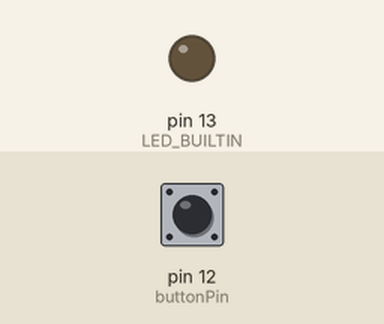
Simulated run of this sketch. Board: Arduino Uno, built with avr-gcc and run on an emulated ATmega328P. On the bench: output pins drawn as LEDs (lit = HIGH). Inputs (shaded band) come from the test bench; at power-on: pin 12 (buttonPin) HIGH.

Above: at 1.2 s.
1.3 s: pin 12 (buttonPin) pulled LOW for 0.15 s
At 1.37 s:
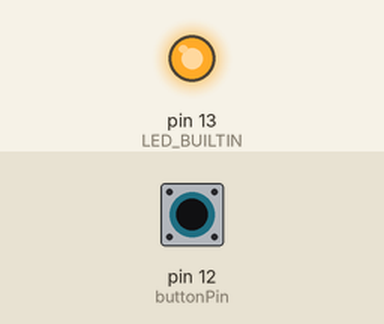
2.9 s: pin 12 (buttonPin) pulled LOW for 3.2 s
At 7.1 s:
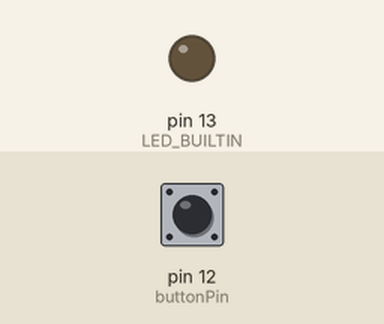
Timing chart, 0 to 8.6 s (numbered marks = the images above; inputs shaded):
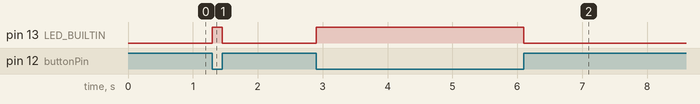

The sketch:

sketch_mar21c.ino
```cpp
int buttonPin = 12;

void setup() {
  // put your setup code here, to run once:
  pinMode(buttonPin, INPUT_PULLUP);
  pinMode(LED_BUILTIN, OUTPUT);
}

void loop() {
  // put your main code here, to run repeatedly:
  if (digitalRead(buttonPin) == LOW){
    digitalWrite(13, HIGH);
  }
  else{
    digitalWrite(13, LOW);
  }
}
```

Measured:
- after the input at 1.3 s, pin 13 (LED_BUILTIN): LOW → HIGH at once, → LOW 0.15 s later
- after the input at 2.9 s, pin 13 (LED_BUILTIN): LOW → HIGH at once, → LOW 3.2 s later
